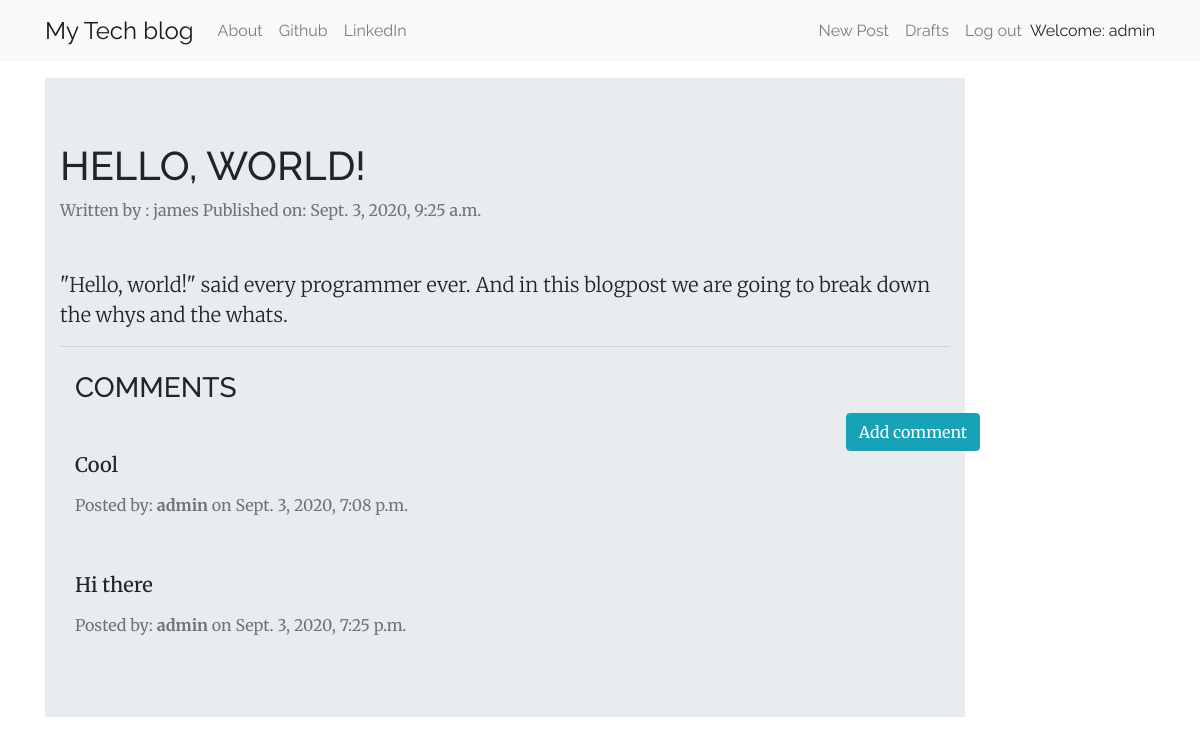
The app's page /post/1 (signed in) with its own data.
### blog/models.py (models this page shows, shortened)
class Post(models.Model):
    author = models.ForeignKey(
        settings.AUTH_USER_MODEL,
        on_delete=models.CASCADE,
    )
    title = models.CharField(max_length=200)
    text = models.TextField()
    created_date = models.DateTimeField(default=timezone.now)
    published_date = models.DateTimeField(blank=True, null=True)

class Comment(models.Model):
    post = models.ForeignKey(Post, related_name='comments', on_delete=models.CASCADE)
    author = models.ForeignKey(
        settings.AUTH_USER_MODEL,
        on_delete=models.CASCADE,
    )
    text = models.TextField()
    created_date = models.DateTimeField(default=timezone.now)
    approved_comment = models.BooleanField(default=False)

### blog/views.py (the view)
# urls.py: path('post/<int:pk>', views.PostDetailView.as_view(), name='post_detail'),
class PostDetailView(DetailView):
    model = Post

### blog/templates/blog/post_detail.html (shortened to what this page needs)
{% extends 'blog/base.html' %}
{% block content %}
<div class="jumbotron jumbotron-fluid">
  <div class="container">
        <h1 class="text-uppercase" style="font-family: 'Raleway';">{{ post.title }}</h1>
        {% if post.published_date %}
            <div class="text-muted mt-1">
                Written by : {{post.author}}
               Published on: {{ post.published_date }}
            </div>
        {% else %}
            <a class="btn btn-outline-dark" href="{% url 'post_publish' pk=post.pk %}">Publish</a>
        {% endif %}
        <p class="lead mt-5">{{post.text|safe|linebreaksbr}}</p>
   <hr class="mb-4">
  <div class="container">
      <h3 class="techfont text-uppercase" style="font-family: 'Raleway';">Comments</h3>
      <a class="btn btn-info btn-comment" href="{% url 'add_comment_to_post' pk=post.pk %}">Add comment</a>
  {% for comment in post.comments.all %}
  <br>
      {% if user.is_authenticated or comment.approved_comment %}
          <h5 class="mt-3">{{ comment.text|safe|linebreaks }}</h5>
      <p class="text-muted">Posted by: <strong>{{ comment.author }}</strong> on <span class="text-muted">{{ comment.created_date }}</span></p>
      {% endif %}
  {% empty %}
        <p class="text-muted text-center">No comments yet! Be the first one to add them!</p>
  {% endfor %}
</div>
</div>
</div>
{% endblock %}

### blog/templates/blog/base.html (shortened to what this page needs)
<!DOCTYPE html>
{% load static %}
<html>
  <head>
     <link rel="stylesheet" href="https://stackpath.bootstrapcdn.com/bootstrap/4.5.2/css/bootstrap.min.css">
    <link href="https://maxcdn.bootstrapcdn.com/font-awesome/4.7.0/css/font-awesome.min.css" rel="stylesheet">
    <link rel="stylesheet" href="//cdn.jsdelivr.net/medium-editor/latest/css/medium-editor.min.css" type="text/css" media="screen" charset="utf-8">
    <link rel="stylesheet" href="{% static 'css/blog.css' %}">
  </head>
  <body>
    <nav class="navbar navbar-expand-lg navbar-light bg-light techfont">
      <div class="container">
        <div class="navbar-nav align-items-center">
          <a class="navbar-brand bigbrand" href="{% url 'post_list' %}">My Tech blog</a>
          <a class="nav-item nav-link" href="{% url 'about' %}">About</a>
          <a class="nav-item nav-link" href="https://www.github.com">Github</a>
          <a class="nav-item nav-link" href="https://www.linkedin.com">LinkedIn</a>
        </div>
        <div class="navbar-nav align-items-center ml-auto">
          {% if user.is_authenticated %}
            <a class="nav-item nav-link" href="{% url 'post_new' %}">New Post</a>
            <a class="nav-item nav-link" href="{% url 'post_draft_list' %}">Drafts</a>
            <a class="nav-item nav-link" href="{% url 'logout' %}">Log out</a>
            <a >Welcome: {{ user.username }}</a>
          {% else %}
            <a class="nav-item nav-link" href="{% url 'login' %}" aria-label="Login">
              <span class="fa fa-user" aria-hidden="true"></span></a>
          {% endif %}
        </div>
      </div>
    </nav>
          <div class="content container mt-3">
              <div class="row">
                  <div class="col-md-10">
                    <div class="blog_posts">
                      {% block content %}
                      {% endblock %}
                    </div>
                  </div>
              </div>
          </div>
  </body>
</html>

### blog/static/css/blog.css (style rules this page uses)
body { font-family: 'Merriweather', serif; }
.techfont { font-family: 'Raleway', sans-serif; }
.btn-comment { position: absolute; right: 0px; }
.bigbrand { font-size: 1.5em; }

### records on screen
Post: title "HELLO, WORLD!", author "james", published_date "Sept. 3, 2020, 9:25 a.m.", text "\"Hello, world!\" said every programmer ever. And in this blogpost we are going to break down the whys and the whats."
Comment: text "Cool", author "admin", created_date "Sept. 3, 2020, 7:08 p.m."
Comment: text "Hi there", author "admin", created_date "Sept. 3, 2020, 7:25 p.m."

### other values on screen
{{ user.username }} "admin"
